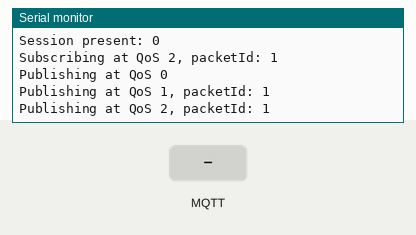
This sketch was run on a simulated ESP8266 (NodeMCU). On the bench: the last lines printed to the serial monitor. Inputs (shaded band) come from the test bench. WiFi joins after 1.5 s; servers stay silent unless stated; no MQTT or app messages arrive unless stated.

Above: at 2.4 s.
2.5 s: MQTT message "1" arrives on the first subscribed topic
At 2.8 s:
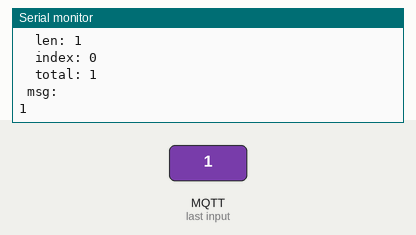
4.0 s: MQTT message "on" arrives on the first subscribed topic
At 5.2 s:
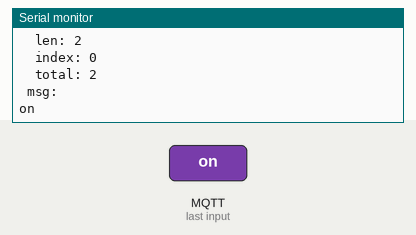
5.5 s: MQTT message "off" arrives on the first subscribed topic
At 6.3 s:
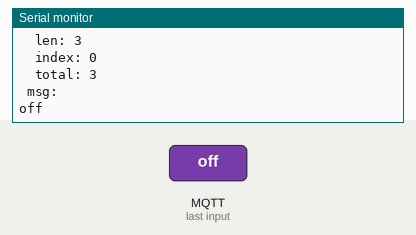

Measured:
- after the input at 2.5 s, the serial monitor: prints a new line at once (image 1)
- after the input at 4.0 s, the serial monitor: prints a new line at once (image 2)
- after the input at 5.5 s, the serial monitor: prints a new line at once (image 3)

The sketch:

ESP8266MQTT_ASYNC.ino
```cpp
/**
 *
 * ESP8266 MQTT ASYNC
 *
 * Demonstrates library: https://github.com/marvinroger/async-mqtt-client
 *
 * RAM usage: 284592 bytes (29%)
 *
 */

#include <ESP8266WiFi.h>
#include <Ticker.h>
#include <AsyncMqttClient.h>

#define WIFI_SSID "..."
#define WIFI_PASSWORD "..."

#define MQTT_HOST IPAddress(192, 168, 43, 185)
#define MQTT_PORT 1883


const char* mqtt_channel_pub = "esp8266.out";
const char* mqtt_channel_sub = "esp8266.in";


AsyncMqttClient mqttClient;
Ticker mqttReconnectTimer;

WiFiEventHandler wifiConnectHandler;
WiFiEventHandler wifiDisconnectHandler;
Ticker wifiReconnectTimer;

void connectToWifi() {
  Serial.println("Connecting to Wi-Fi...");
  WiFi.begin(WIFI_SSID, WIFI_PASSWORD);
}

void onWifiConnect(const WiFiEventStationModeGotIP& event) {
  Serial.println("Connected to Wi-Fi.");
  connectToMqtt();
}

void onWifiDisconnect(const WiFiEventStationModeDisconnected& event) {
  Serial.println("Disconnected from Wi-Fi.");
  mqttReconnectTimer.detach(); // ensure we don't reconnect to MQTT while reconnecting to Wi-Fi
  wifiReconnectTimer.once(2, connectToWifi);
}

void connectToMqtt() {
  Serial.println("Connecting to MQTT...");
  mqttClient.connect();
}

void onMqttConnect(bool sessionPresent) {

  Serial.println("Connected to MQTT.");
  Serial.print("Session present: ");
  Serial.println(sessionPresent);

  uint16_t packetIdSub = mqttClient.subscribe(mqtt_channel_sub, 2);
  Serial.print("Subscribing at QoS 2, packetId: ");
  Serial.println(packetIdSub);

  mqttClient.publish(mqtt_channel_pub, 0, true, "test 1");
  Serial.println("Publishing at QoS 0");

  uint16_t packetIdPub1 = mqttClient.publish(mqtt_channel_pub, 1, true, "test 2");
  Serial.print("Publishing at QoS 1, packetId: ");
  Serial.println(packetIdPub1);

  uint16_t packetIdPub2 = mqttClient.publish(mqtt_channel_pub, 2, true, "test 3");
  Serial.print("Publishing at QoS 2, packetId: ");
  Serial.println(packetIdPub2);
}

void onMqttDisconnect(AsyncMqttClientDisconnectReason reason) {
  Serial.println("Disconnected from MQTT.");

  if (WiFi.isConnected()) {
    mqttReconnectTimer.once(2, connectToMqtt);
  }
}

void onMqttSubscribe(uint16_t packetId, uint8_t qos) {
  Serial.println("Subscribe acknowledged.");
  Serial.print("  packetId: ");
  Serial.println(packetId);
  Serial.print("  qos: ");
  Serial.println(qos);
}

void onMqttUnsubscribe(uint16_t packetId) {
  Serial.println("Unsubscribe acknowledged.");
  Serial.print("  packetId: ");
  Serial.println(packetId);
}

void onMqttMessage(char* topic, char* payload, AsyncMqttClientMessageProperties properties, size_t len, size_t index, size_t total) {
  Serial.println("Publish received.");
  Serial.print("  topic: ");
  Serial.println(topic);
  Serial.print("  qos: ");
  Serial.println(properties.qos);
  Serial.print("  dup: ");
  Serial.println(properties.dup);
  Serial.print("  retain: ");
  Serial.println(properties.retain);
  Serial.print("  len: ");
  Serial.println(len);
  Serial.print("  index: ");
  Serial.println(index);
  Serial.print("  total: ");
  Serial.println(total);

  Serial.println(" msg: ");
  for (int i = 0; i < len; i++) {
    Serial.print((char)payload[i]);
  }

  Serial.println();

}

void onMqttPublish(uint16_t packetId) {
  Serial.println("Publish acknowledged.");
  Serial.print("  packetId: ");
  Serial.println(packetId);
}

void setup() {
  Serial.begin(115200);
  Serial.println();
  Serial.println();

  wifiConnectHandler = WiFi.onStationModeGotIP(onWifiConnect);
  wifiDisconnectHandler = WiFi.onStationModeDisconnected(onWifiDisconnect);

  mqttClient.onConnect(onMqttConnect);
  mqttClient.onDisconnect(onMqttDisconnect);
  mqttClient.onSubscribe(onMqttSubscribe);
  mqttClient.onUnsubscribe(onMqttUnsubscribe);
  mqttClient.onMessage(onMqttMessage);
  mqttClient.onPublish(onMqttPublish);
  mqttClient.setServer(MQTT_HOST, MQTT_PORT);

  connectToWifi();
}

void loop() {
}
```
